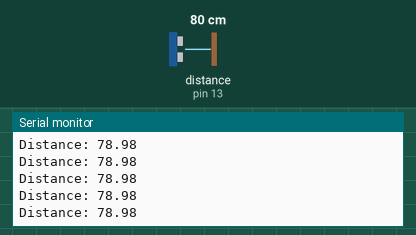
This sketch was run on a simulated Arduino Uno, built with avr-gcc and run on an emulated ATmega328P. Shown: the last lines printed to the serial monitor. Wiring (inferred from the names in the program): ultrasonic range finder: trigger pin 12; echo pin 13. The inputs (shaded band) are chosen by the test bench; at power-on: distance to the obstacle (sensor on pin 13) 80 cm. The echo pulse lasts 58.3 µs per cm.

Above: at 1.2 s.
1.3 s: distance to the obstacle (sensor on pin 13) set to 2 cm
At 2.3 s:
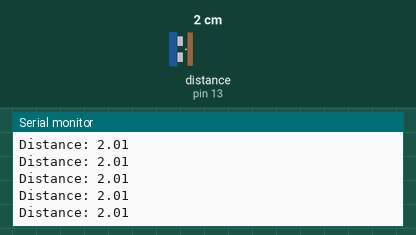
4.3 s: distance to the obstacle (sensor on pin 13) set to 120 cm
At 5.2 s:
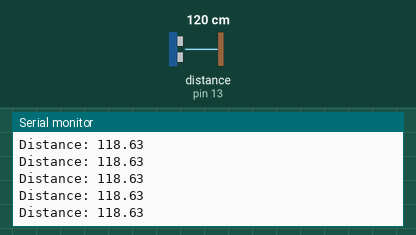
7.3 s: distance to the obstacle (sensor on pin 13) set to 18 cm
At 8.0 s:
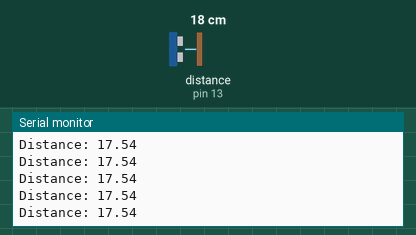
Timing chart, 0 to 10.3 s (numbered marks = the images above; inputs shaded):
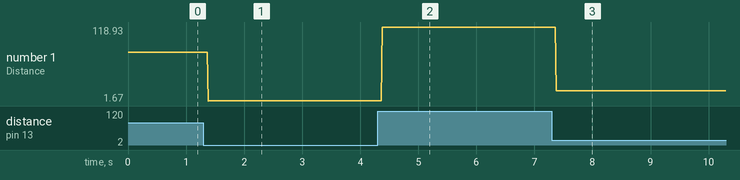

Measured:
- after the input at 1.3 s, the serial monitor: prints a new line after 0.08 s (image 1)
- after the input at 4.3 s, the serial monitor: prints a new line after 0.08 s (image 2)
- after the input at 7.3 s, the serial monitor: prints a new line after 0.07 s (image 3)
- plotted number 1: 78.98 → 2.01 after the input at 1.3 s, 2.01 → 118.63 after the input at 4.3 s, 118.63 → 17.54 after the input at 7.3 s

The sketch:

ultrasonicSensor.ino
```cpp
 int trig = 12;
 int echo = 13;
float t,s,v=0.034;
int distance;
void setup() {
pinMode(trig, OUTPUT); // Sets the trigPin as an Output
pinMode(echo, INPUT); // Sets the echoPin as an Input
Serial.begin(9600); // Starts the serial communication
}
void loop() {
// Clears the trigPin
digitalWrite(trig, LOW);
delayMicroseconds(2);
// Sets the trigPin on HIGH state for 10 micro seconds
digitalWrite(trig, HIGH);
delayMicroseconds(10);
digitalWrite(trig, LOW);
// Reads the echoPin, returns the sound wave travel time in microseconds
t = pulseIn(echo, HIGH)/2;
// Calculating the distance
  s= v*t;
// Prints the distance on the Serial Monitor
Serial.print("Distance: ");
Serial.println(s);
}
```
